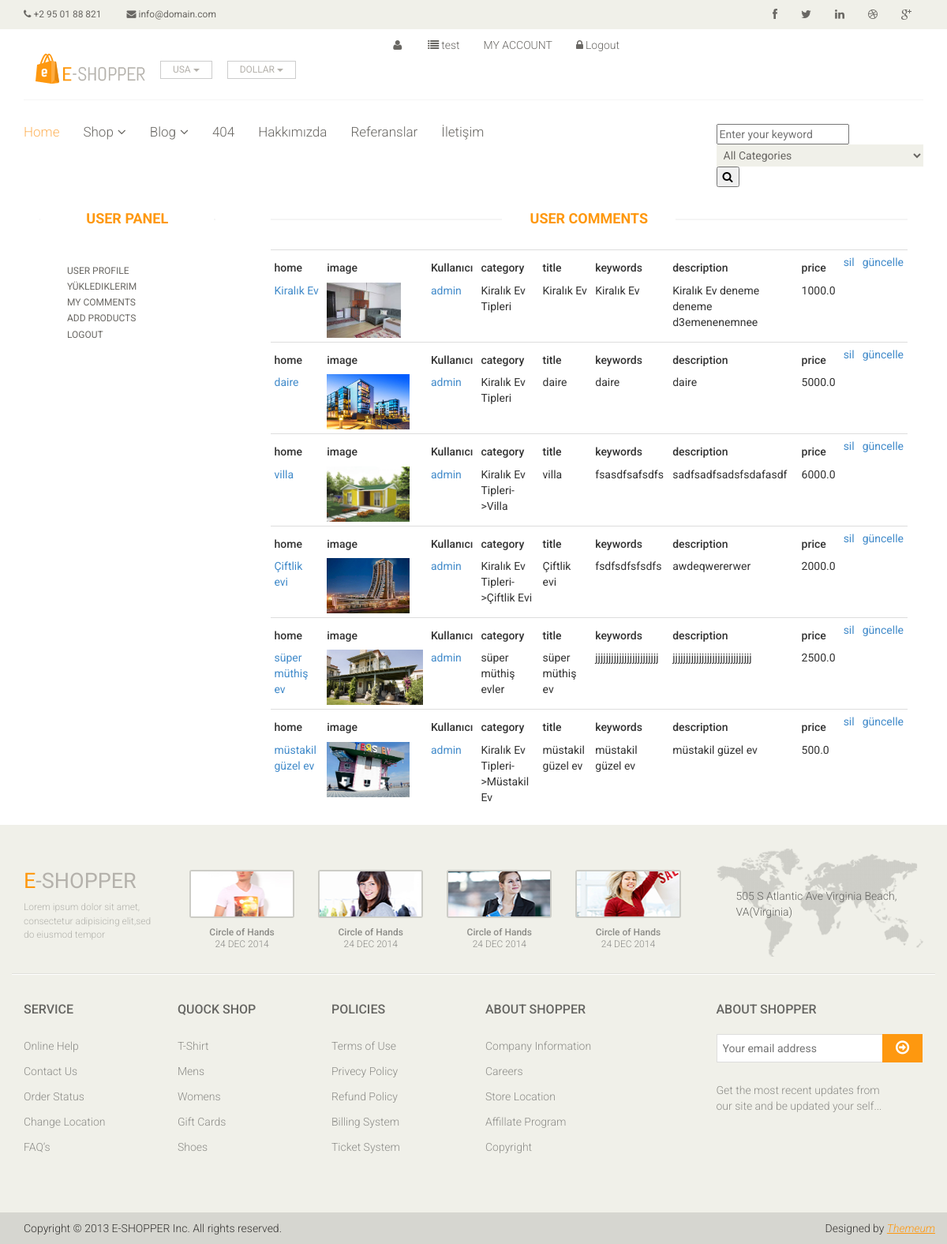
The page /user/myhomes/ (signed in) on the database its author committed.
### product/models.py (models this page shows, shortened)
class Product(models.Model):
    STATUS = (
        ('True', 'Evet'),
        ('False', 'Hayır'),
    )
    user = models.ForeignKey(User, on_delete=models.CASCADE)
    category = models.ForeignKey(Category, on_delete=models.CASCADE)
    title = models.CharField(max_length=150)
    keywords = models.CharField(max_length=255)
    description = models.CharField(max_length=255)
    image = models.ImageField(blank=True, upload_to='images/')
    price = models.FloatField()
    detail = RichTextUploadingField()
    slug = models.SlugField(null=False, unique=True)
    status = models.CharField(max_length=10, choices=STATUS)
    create_at = models.DateTimeField(auto_now_add=True)
    update_at = models.DateTimeField(auto_now=True)
    def image_tag(self):
        return mark_safe('<img src="{}" height="50"/>'.format(self.image.url))
    image_tag.short_description = 'Image'

class Category(MPTTModel):
    STATUS = (
        ('True', 'Evet'),
        ('False', 'Hayır'),
    )
    title = models.CharField(max_length=100)
    keywords = models.CharField(max_length=255)
    description = models.CharField(max_length=255)
    image = models.ImageField(blank=True, upload_to='images/')
    status = models.CharField(max_length=10, choices=STATUS)
    slug = models.SlugField(null=False, unique=True)
    parent = TreeForeignKey('self', blank=True, null=True, related_name='children', on_delete=models.CASCADE)
    create_at = models.DateTimeField(auto_now_add=True)
    update_at = models.DateTimeField(auto_now=True)
    class MPTTMeta:
        order_insertion_by = ['title']
    def __str__(self):
       full_path = [self.title]
       k = self.parent
       while k is not None:
           full_path.append(k.title)
           k = k.parent
       return '->'.join(full_path[::-1])
    def image_tag(self):
        return mark_safe('<img src="{}" height="50"/>'.format(self.image.url))
    image_tag.short_description = 'Image'

### user/views.py (the view)
# urls.py: path('myhomes/', views.myhomes, name='myhomes'),
@login_required(login_url='/login')
def myhomes(request):
    category = Category.objects.all()
    current_user = request.user
    products = Product.objects.filter(user_id=current_user.id)
    context = {'category': category,
               'products': products,
               }
    return render(request, 'myhomes.html', context)

### user/templates/myhomes.html (shortened to what this page needs)
{% extends "homebase.html" %}
{% block maincontent %}
    <div id="contact-page" class="container">
        <div class="bg">
            <div class="row">
                <div class="col-sm-3">
                    <div class="contact-form">
                        {% include "user_panel.html" %}
                    </div>
                </div>
                <div class="col-sm-9">
                    <div class="contact-info">
                        <h2 class="title text-center">User comments</h2>
                        <table class="table table-condensed">
                            <tr class="cart_menu">
                            {% for rs in products %}
                            <tr>
                                <td><h5>home</h5><a href="/product/{{ rs.id }}/{{ rs.slug }}">{{ rs.title}}</a></td>
                                <td class="text-left" ><h5>image</h5><img src="{{rs.image.url}}" style="height: 70px" alt=""></td>
                                <td><h5>Kullanıcı</h5><a href="/user">{{ rs.user}}</a></td>
                                <td><h5>category</h5>{{ rs.category }}</td>
                                <td><h5>title</h5>{{ rs.title }}</td>
                                <td><h5>keywords</h5>{{ rs.keywords }}</td>
                                <td><h5>description</h5>{{ rs.description }}</td>
                                <td><h5>price</h5>{{ rs.price }}</td>
                                <td><a href="/user/deletemyhomes/{{ rs.id }}" onclick="return confirm('silinecek onaylıyormusun')">sil</a></td>
                                <td><a href="/user/update1/{{ rs.id }}" >güncelle</a></td>
                            </tr>
                            {% endfor %}
                            </tr>
                        </table>
                    </div>
                </div>
            </div>
        </div>
    </div>
{% endblock %}

### home/static/css/main.css (style rules this page uses)
body { font-family: 'Roboto', sans-serif; position: relative; font-weight: 400px; }
a { -webkit-transition: 300ms; transition: 300ms; }
h1, h2, h3, h4, h5, h6 { font-family: 'Roboto', sans-serif; }
.left-sidebar h2:after, h2.title:after { content: " "; position: absolute; border: 1px solid #f5f5f5; bottom: 8px; left: 0; width: 100%; height: 0; z-index: -2; }
h2.title:before { content: " "; position: absolute; background: #fff; bottom: -6px; width: 220px; height: 30px; z-index: -1; left: 50%; margin-left: -110px; }
h2.title { color: #FE980F; font-family: 'Roboto', sans-serif; font-size: 18px; font-weight: 700; margin: 0 15px; text-transform: uppercase; margin-bottom: 30px; position: relative; }
.bg h2.title { margin-right: 0; margin-left: 0; margin-top: 0; }
#contact-page .contact-info { padding: 0 20px; }

### rows shown on the page
Product: title "Kiralık Ev", image (picture), user "admin", category "Kiralık Ev Tipleri", keywords "Kiralık Ev", description "Kiralık Ev deneme deneme d3emenenemnee", price "1000.0"
Product: title "daire", image (picture), user "admin", category "Kiralık Ev Tipleri", keywords "daire", description "daire", price "5000.0"
Product: title "villa", image (picture), user "admin", category "Kiralık Ev Tipleri->Villa", keywords "fsasdfsafsdfs", description "sadfsadfsadsfsdafasdf", price "6000.0"
Product: title "Çiftlik evi", image (picture), user "admin", category "Kiralık Ev Tipleri->Çiftlik Evi", keywords "fsdfsdfsfsdfs", description "awdeqwererwer", price "2000.0"
Product: title "süper müthiş ev", image (picture), user "admin", category "süper müthiş evler", keywords "jjjjjjjjjjjjjjjjjjjjjjjj", description "jjjjjjjjjjjjjjjjjjjjjjjjjjjjjj", price "2500.0"
Product: title "müstakil güzel ev", image (picture), user "admin", category "Kiralık Ev Tipleri->Müstakil Ev", keywords "müstakil güzel ev", description "müstakil güzel ev", price "500.0"
